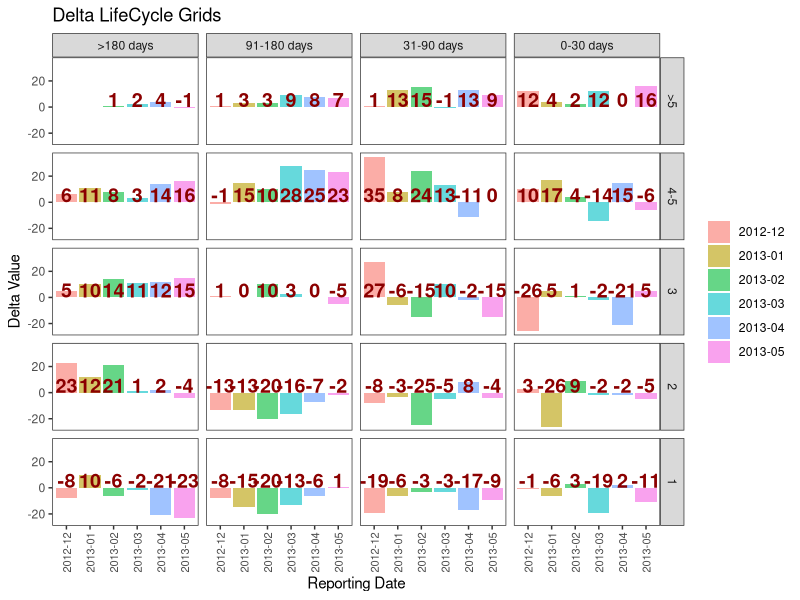
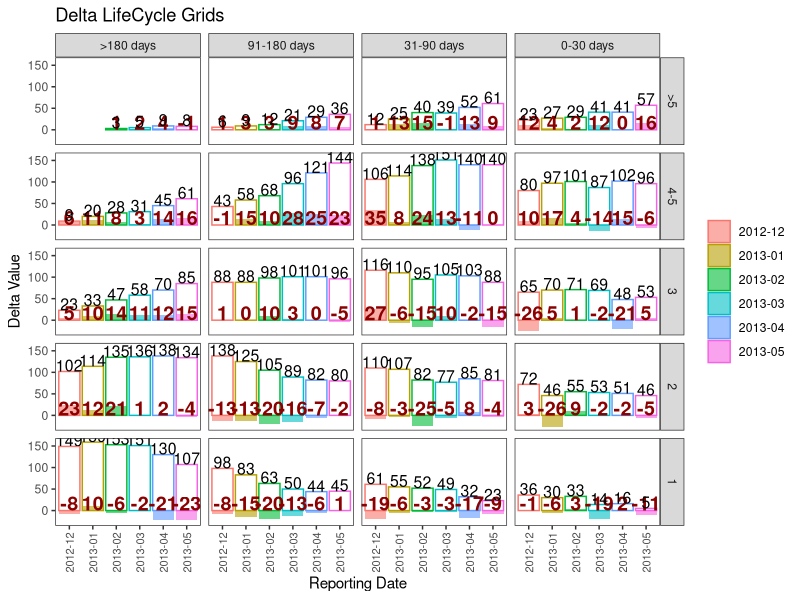

Reproduce these figures in R, in order.
##### Delta Life Cycle Grid #####

# loading libraries
library(dplyr)
library(reshape2)
library(ggplot2)
library(lubridate)

set.seed(10)
# creating orders data sample
orders <- data.frame(clientId = sample(c(1:1500), 5000, replace = TRUE),
                     orderdate = sample((1:500), 5000, replace = TRUE))
orders$orderdate <- as.Date(orders$orderdate, origin = "2012-01-01")

# specifying reporting dates for monthly analysis
rep.dates <- seq(as.Date('2012-11-01', format = '%Y-%m-%d'),
                 as.Date('2013-05-01', format = '%Y-%m-%d'), "month")

# creating empty data frames
lcg.cache <- data.frame()
lcg <- data.frame()

# creating LCG for each reporting date
for (i in c(1:length(rep.dates))) {
  
  customers <- orders %>%
    filter(orderdate < rep.dates[i]) %>%
    group_by(clientId) %>%
    summarise(frequency = n(),
              recency = as.numeric(rep.dates[i] - max(orderdate))) %>%
    # adding segments
    mutate(segm.freq = ifelse(between(frequency, 1, 1), '1',
                              ifelse(between(frequency, 2, 2), '2',
                                     ifelse(between(frequency, 3, 3), '3',
                                            ifelse(between(frequency, 4, 5), '4-5', '>5'))))) %>%
    mutate(segm.rec = ifelse(between(recency, 0, 30), '0-30 days',
                             ifelse(between(recency, 31, 90), '31-90 days',
                                    ifelse(between(recency, 91, 180), '91-180 days', '>180 days')))) %>%
    ungroup()
  
  # defining order of boundaries
  customers$segm.freq <- factor(customers$segm.freq, levels = c('>5', '4-5', '3', '2', '1'))
  customers$segm.rec <- factor(customers$segm.rec, levels = c('>180 days', '91-180 days', '31-90 days', '0-30 days'))
  
  # creating LCG as of reporting date
  lcg.cache <- customers %>%
    group_by(segm.freq, segm.rec) %>%
    summarise(quantity = n()) %>%
    ungroup() %>%
    mutate(repdate = format(rep.dates[i], format = '%Y-%m'))
  
  # binding all LCGs
  lcg <- rbind(lcg, lcg.cache)
}

# calculating Delta LCG
delta.lcg <- lcg %>%
  group_by(segm.freq, segm.rec) %>%
  arrange(repdate) %>%
  mutate(prev = lag(quantity),
         delta = quantity - prev) %>%
  # removing base reporting period
  na.omit() %>%
  ungroup()

# plotting results
ggplot(delta.lcg, aes(x = repdate, y = delta, fill = repdate)) +
  theme_bw() +
  theme(panel.grid = element_blank(),
        axis.text.x = element_text(size = 8, angle = 90, hjust = 0.5, vjust = 0.5, face = "plain"),
        legend.title = element_blank()) +
  geom_bar(stat = 'identity', alpha = 0.6) +
  geom_text(aes(y = 0, label = delta), color = 'darkred', vjust = 0, size = 5, fontface = "bold") +
  facet_grid(segm.freq ~ segm.rec) +
  xlab("Reporting Date") +
  ylab("Delta Value") +
  ggtitle("Delta LifeCycle Grids")

ggplot(delta.lcg, aes(x = repdate, y = delta, fill = repdate)) +
  theme_bw() +
  theme(panel.grid = element_blank(),
        axis.text.x = element_text(size = 8, angle = 90, hjust = 0.5, vjust = 0.5, face = "plain"),
        legend.title = element_blank()) +
  geom_bar(stat = 'identity', alpha = 0.6) +
  geom_bar(aes(y = quantity, color=repdate), stat = 'identity', alpha=0) +
  geom_text(aes(y = 0, label = delta), color = 'darkred', vjust = 0, size = 5, fontface = "bold") +
  geom_text(aes(y = quantity, label = quantity), vjust = 0, size = 4) +
  facet_grid(segm.freq ~ segm.rec) +
  xlab("Reporting Date") +
  ylab("Delta Value") +
  ggtitle("Delta LifeCycle Grids")
